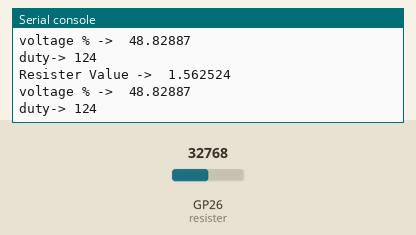
Recording of a program running on a simulated Raspberry Pi Pico running MicroPython. On the bench: the last lines printed to the serial console. The test bench sets the inputs (shaded band); at power-on: GP26 (resister) = 32768 (analog values on the 0–65535 scale).

Above: at 1.2 s.
1.3 s: GP26 (resister) set to 45874
At 1.9 s:
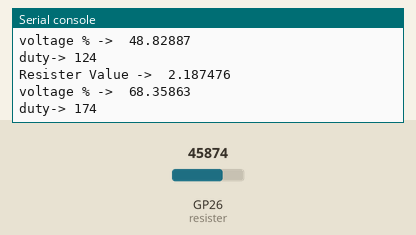
2.8 s: GP26 (resister) set to 57670
At 3.4 s:
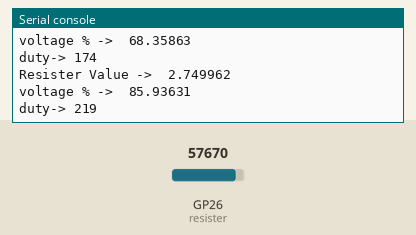
Timing chart, 0 to 5.8 s (numbered marks = the images above; inputs shaded):
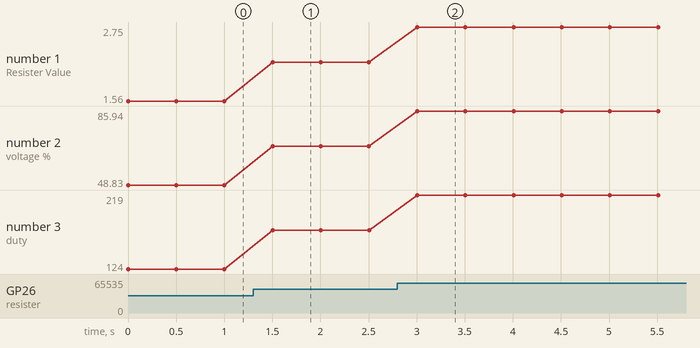

Measured:
- after the input at 1.3 s, the serial console: prints a new line after 0.20 s (image 1)
- after the input at 2.8 s, the serial console: prints a new line after 0.21 s (image 2)
- plotted number 1: 1.56 → 2.19 after the input at 1.3 s, 2.19 → 2.75 after the input at 2.8 s
- plotted number 2: 48.83 → 68.36 after the input at 1.3 s, 68.36 → 85.94 after the input at 2.8 s
- plotted number 3: 124 → 174 after the input at 1.3 s, 174 → 219 after the input at 2.8 s

The program:

readResister.py
```python
#10kΩ可変抵抗を使用
#電圧最低値 0.00119Vほぼ0です
#電圧最大値3.03V ほぼ3.0V

#duty 0<duty<255

from machine import ADC,Pin
import utime

resister = ADC(Pin(26))

while True:
    resister_value = resister.read_u16()

    voltage = (resister_value / (65535*3.2))*10

    duty = int(255 * (voltage / 3.2))

    print("Resister Value -> ",voltage)
    print("voltage % -> ",(voltage / 3.2)*100)
    print("duty->",duty)

    utime.sleep(0.5)
```
